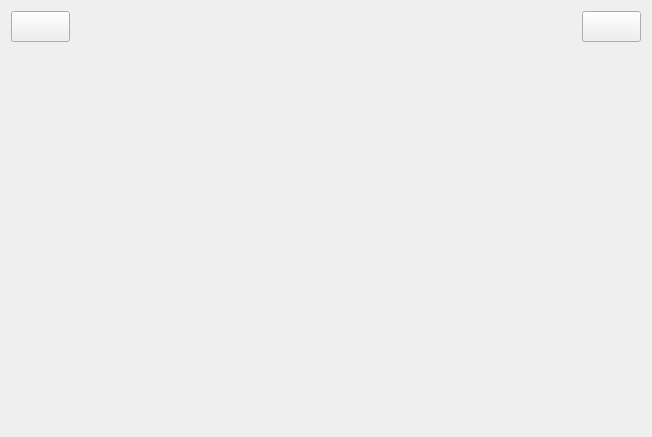
<?xml version="1.0" encoding="UTF-8"?>
<ui version="4.0">
 <class>PaintWidget</class>
 <widget class="QWidget" name="PaintWidget">
  <property name="geometry">
   <rect>
    <x>0</x>
    <y>0</y>
    <width>652</width>
    <height>437</height>
   </rect>
  </property>
  <property name="windowTitle">
   <string>Form</string>
  </property>
  <layout class="QGridLayout" name="gridLayout">
   <item row="0" column="0">
    <layout class="QHBoxLayout" name="horizontalLayout">
     <item>
      <widget class="QPushButton" name="colorButton">
       <property name="sizePolicy">
        <sizepolicy hsizetype="Minimum" vsizetype="Fixed">
         <horstretch>0</horstretch>
         <verstretch>0</verstretch>
        </sizepolicy>
       </property>
       <property name="font">
        <font>
         <pointsize>14</pointsize>
        </font>
       </property>
       <property name="text">
        <string/>
       </property>
      </widget>
     </item>
     <item>
      <spacer name="horizontalSpacer">
       <property name="orientation">
        <enum>Qt::Orientation::Horizontal</enum>
       </property>
       <property name="sizeHint" stdset="0">
        <size>
         <width>40</width>
         <height>20</height>
        </size>
       </property>
      </spacer>
     </item>
     <item>
      <widget class="QPushButton" name="clearButton">
       <property name="sizePolicy">
        <sizepolicy hsizetype="Minimum" vsizetype="Fixed">
         <horstretch>0</horstretch>
         <verstretch>0</verstretch>
        </sizepolicy>
       </property>
       <property name="font">
        <font>
         <pointsize>14</pointsize>
        </font>
       </property>
       <property name="text">
        <string/>
       </property>
       <property name="icon">
        <iconset theme="QIcon::ThemeIcon::EditDelete"/>
       </property>
       <property name="iconSize">
        <size>
         <width>36</width>
         <height>36</height>
        </size>
       </property>
      </widget>
     </item>
    </layout>
   </item>
   <item row="1" column="0">
    <widget class="PaintView" name="widget" native="true"/>
   </item>
  </layout>
 </widget>
 <customwidgets>
  <customwidget>
   <class>PaintView</class>
   <extends>QWidget</extends>
   <header>paintview.h</header>
   <container>1</container>
  </customwidget>
 </customwidgets>
 <resources/>
 <connections/>
</ui>
